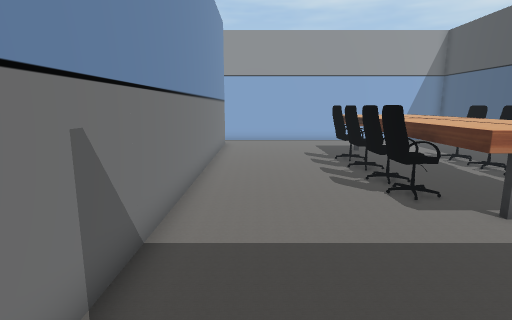
[1] (above)

21 first-person views from a walk through a scene from a Unity 3-D project. The camera is 1.5 m above the floor, tilts 10° down and sees 80° across. The floor is counted in squares, 0.62 m on a side. Each view is taken from the middle of a square. On the plan, view 1 faces up. The plan holds only what a view shows up to about 19 squares ahead; the rest is blank. The player is left out. Some surface patterns are stand-ins.

[2]
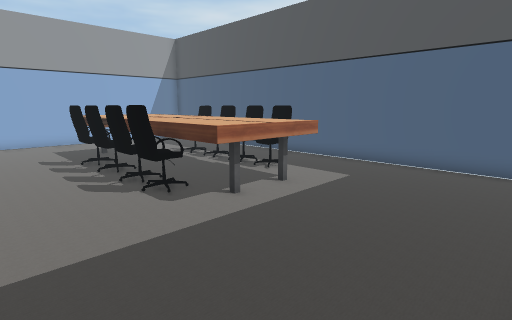

[3]
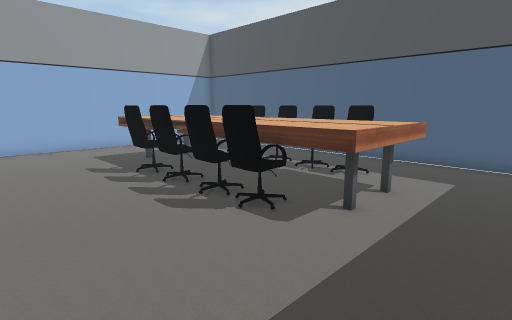

[4]
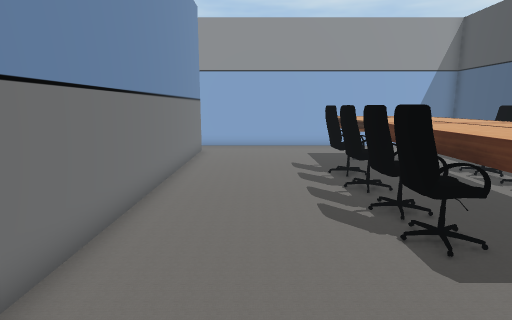

[5]
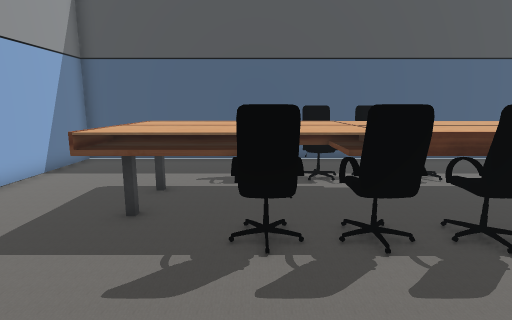

[6]
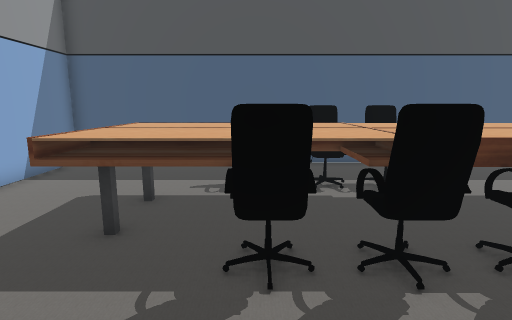

[7]
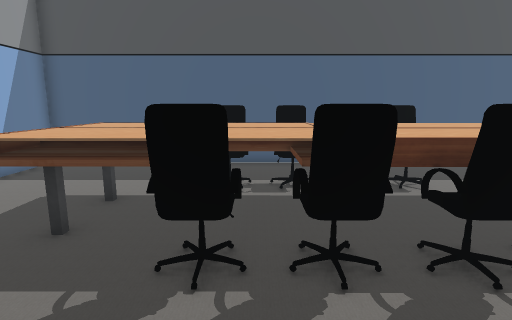

[8]
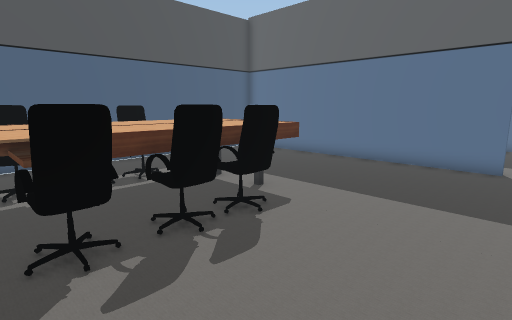

[9]
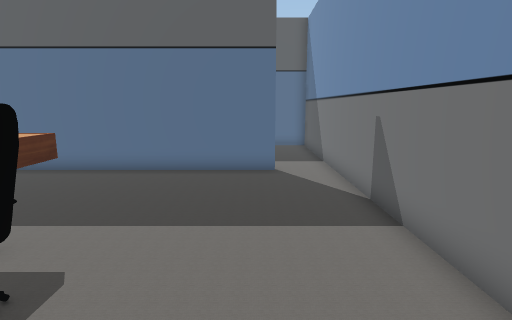

[10]
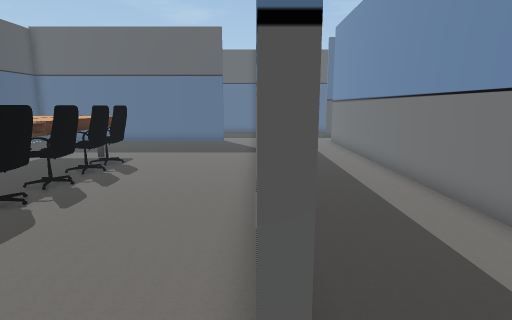

[11]
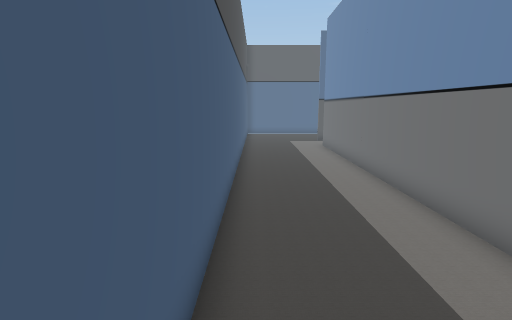

[12]
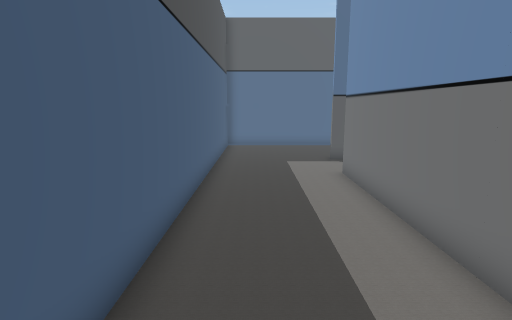

[13]
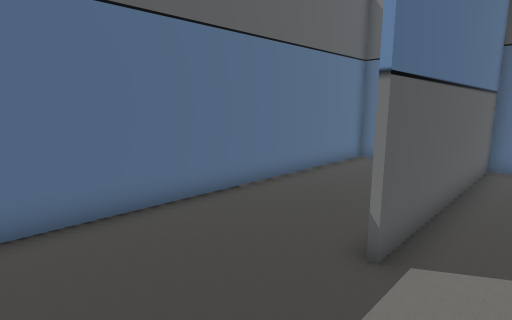

[14]
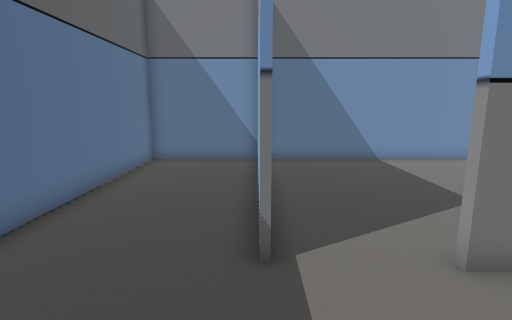

[15]
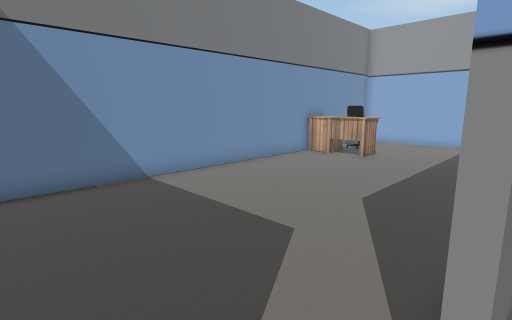

[16]
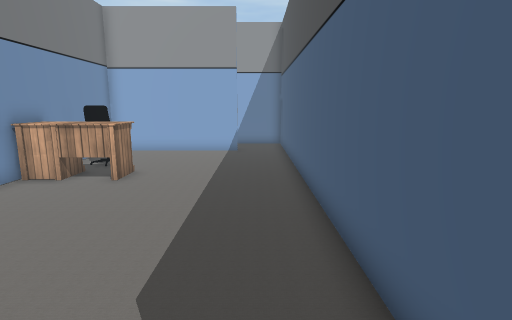

[17]
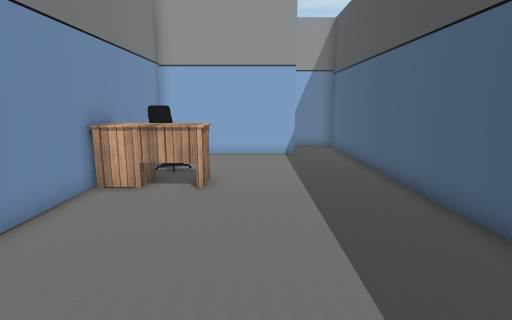

[18]
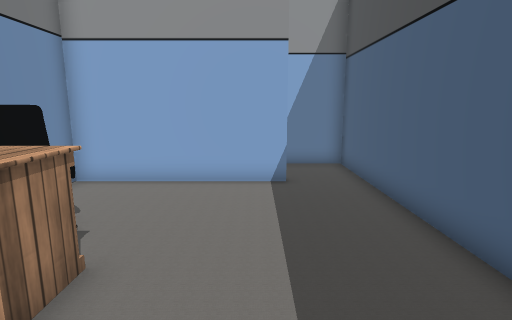

[19]
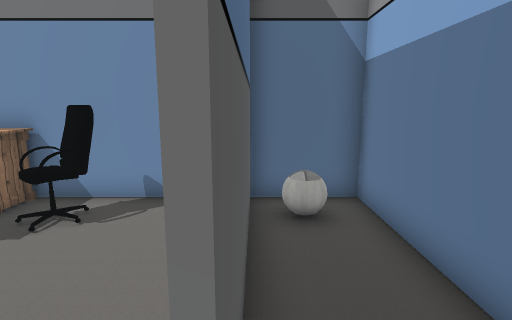

[20]
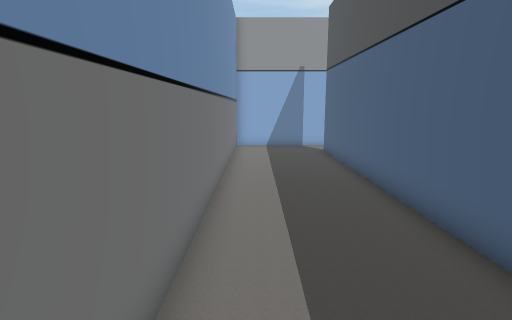

[21]
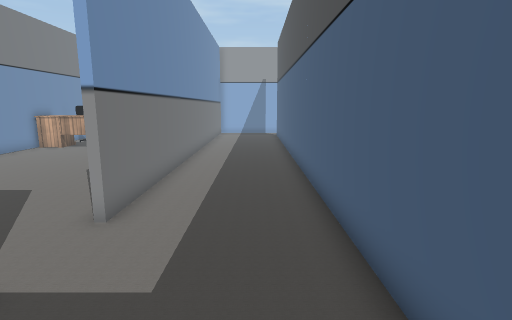

### Floor plan
Ten units are one square. View 1 is at (0, 0); x grows to the right and y downward. Boxes are objects, and circles mark ways between rooms. Rooms are numbered by the first view taken in them; rooms with no view inside come last. Other rooms are left out.
<svg viewBox="-174 -222 309 305">
<path fill="none" stroke="#000" d="M-20 -199 -20 16M2 4 130 4 130 -217 -25 -217M-82 29 -89 29M-109 29 -115 29M-168 31 -168 78 -23 78 -23 -198M-25 -217 -72 -217 -72 0M-74 -36 -74 -185M-100 -187 -169 -187M-169 28 -74 28M-168 -189 -168 31M-119 -217 -168 -217 -168 -189M-74 -185 -74 -217 -98 -217M-169 -189 -100 -189"/>
<rect x="35" y="-115" width="30" height="60" fill="#bbb"><title>desk</title></rect>
<rect x="35" y="-95" width="10" height="20" fill="#bbb"><title>chair</title></rect>
<rect x="35" y="-105" width="10" height="10" fill="#bbb"><title>chair</title></rect>
<rect x="35" y="-125" width="10" height="20" fill="#bbb"><title>chair</title></rect>
<rect x="35" y="-175" width="30" height="60" fill="#bbb"><title>desk</title></rect>
<rect x="35" y="-145" width="10" height="20" fill="#bbb"><title>chair</title></rect>
<rect x="65" y="-115" width="30" height="60" fill="#bbb"><title>desk</title></rect>
<rect x="65" y="-175" width="30" height="60" fill="#bbb"><title>desk</title></rect>
<rect x="85" y="-95" width="20" height="20" fill="#bbb"><title>chair</title></rect>
<rect x="85" y="-115" width="20" height="20" fill="#bbb"><title>chair</title></rect>
<rect x="85" y="-125" width="20" height="20" fill="#bbb"><title>chair</title></rect>
<rect x="85" y="-145" width="20" height="20" fill="#bbb"><title>chair</title></rect>
<rect x="-165" y="-135" width="40" height="20" fill="#bbb"><title>desk</title></rect>
<rect x="-165" y="-155" width="20" height="20" fill="#bbb"><title>chair</title></rect>
<rect x="-165" y="-205" width="10" height="10" fill="#bbb"><title>ball</title></rect>
<circle cx="-20" cy="-205" r="3" fill="#2a7"/>
<circle cx="-73" cy="10" r="3" fill="#2a7"/>
<circle cx="-90" cy="-190" r="3" fill="#2a7"/>
<text x="50" y="-110">1</text>
<text x="-60" y="-40">2</text>
<text x="-120" y="-80">3</text>
<text x="-120" y="-200">4</text>
</svg>
Room 1 opens to room 2. Room 2 opens to room 3. Room 3 opens to room 4.

Where each view was taken, in squares from view 1:
view 1: 0 up, 0 right, facing up
view 2: 0 up, 0 right, facing up-right
view 3: 3 up, 1 left, facing up-right
view 4: 3 up, 1 right, facing up
view 5: 14 up, 1 left, facing right
view 6: 14 up, 0 right, facing right
view 7: 13 up, 0 right, facing right
view 8: 13 up, 1 left, facing down-right
view 9: 11 up, 1 right, facing down
view 10: 21 up, 2 left, facing down
view 11: 19 up, 3 left, facing down
view 12: 11 up, 4 left, facing down
view 13: 1 down, 3 left, facing down-left
view 14: 3 down, 3 left, facing left
view 15: 2 down, 7 left, facing up-left
view 16: 2 up, 9 left, facing up
view 17: 3 up, 12 left, facing up
view 18: 9 up, 11 left, facing up
view 19: 19 up, 9 left, facing left
view 20: 3 up, 6 left, facing up
view 21: 6 down, 4 left, facing up
